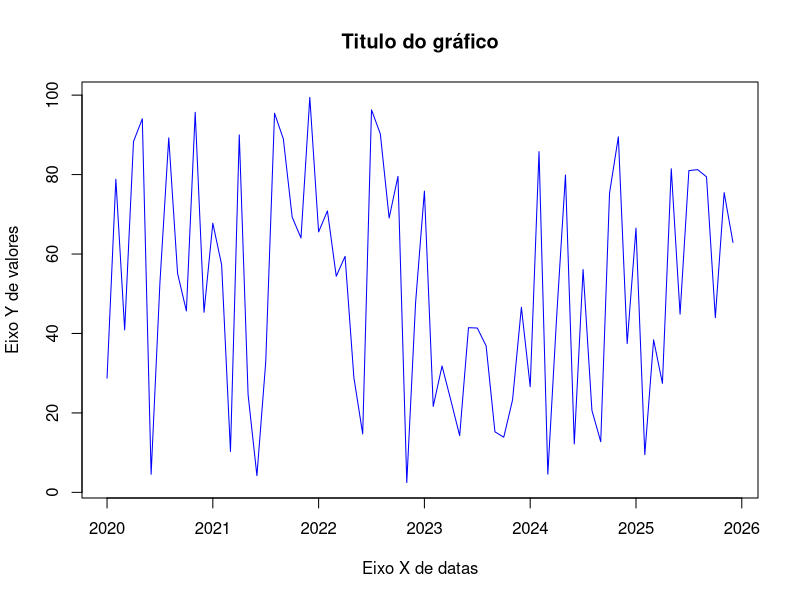
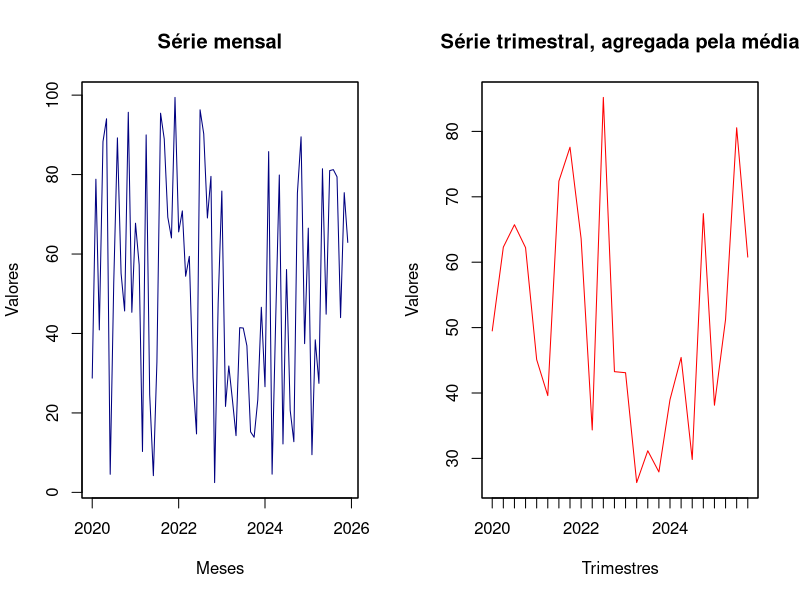
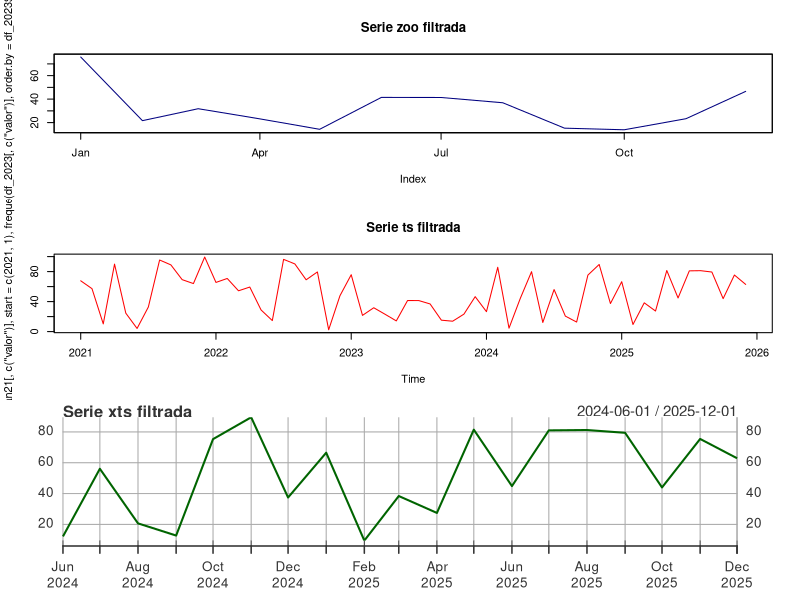
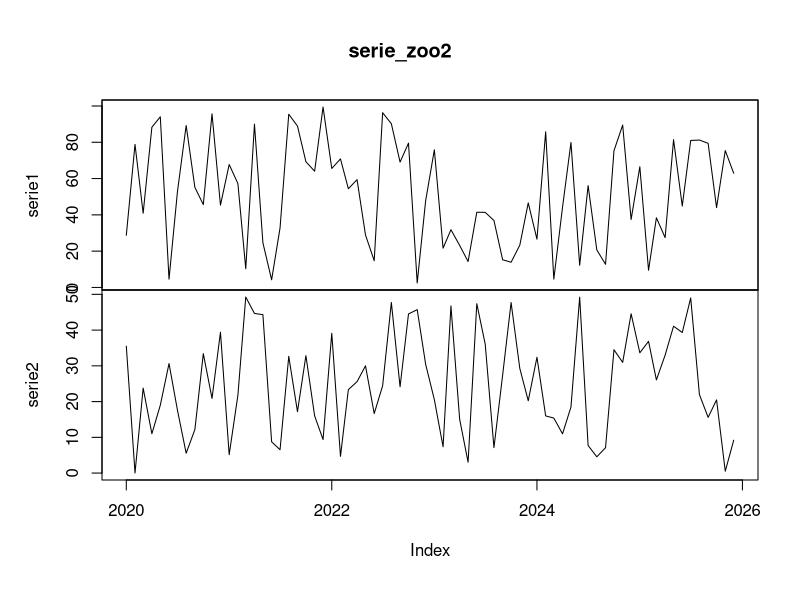
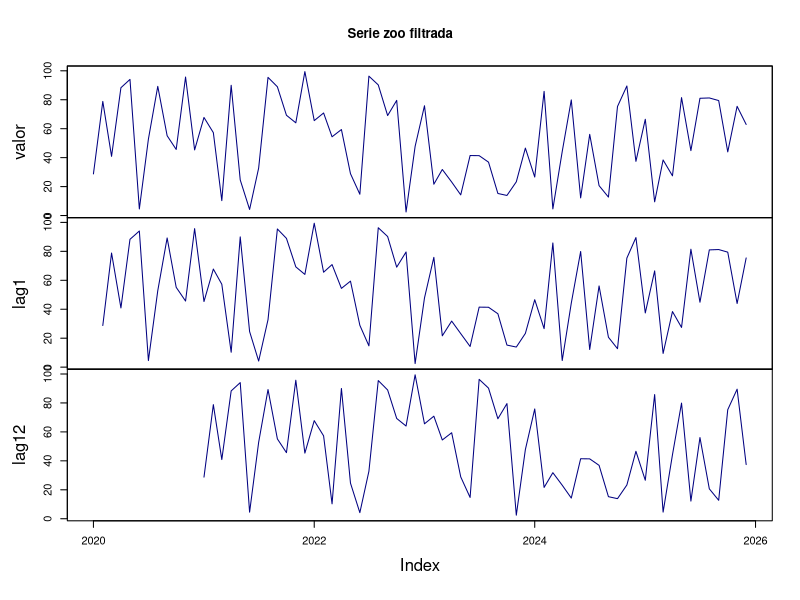
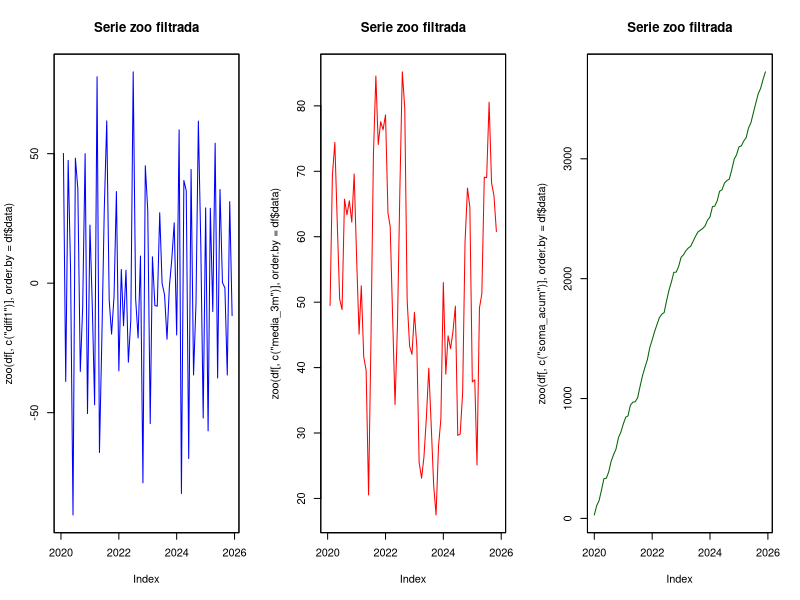
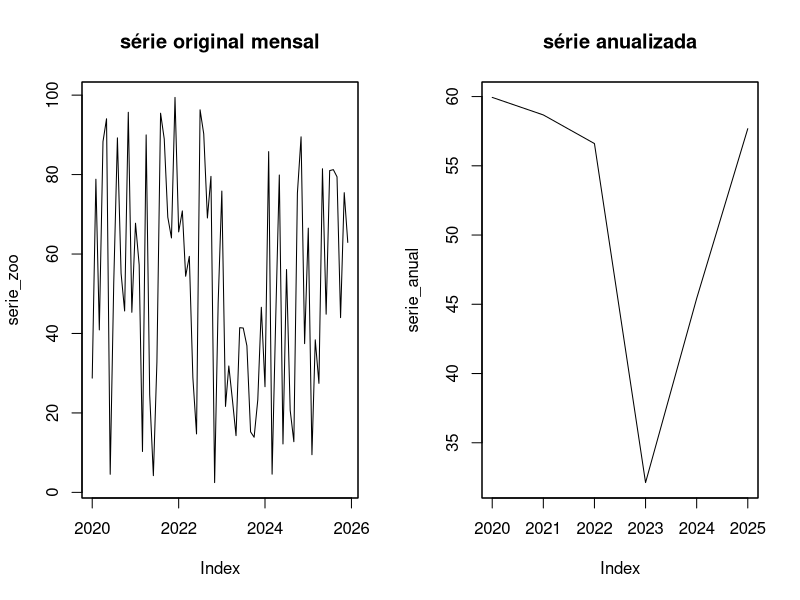

These charts were generated, in order, by the following R code:
## ---- chunk 1

set.seed(123)

# Sequência de datas: gerando 72 meses de dados
datas <- seq(as.Date("2020-01-01"), by="month", length.out=72)

# 72 valores gerados a partir de uma distribuição uniforme entre [0-100] (random uniform)
valores <- runif(72, min=0, max=100)

# Data frame
df <- data.frame(data=datas, valor=valores)

# Visualização do data frame
df

# Estatísticas de cada coluna do data frame
summary(df)

## ---- chunk 2

# um data frame não é uma ts, precisa criar essa classe especial de dados!

# Série temporal (classe ts); 
serie_ts <- ts(valores, start=c(2020,1), frequency=12)

# visualizar a série temporal
plot(serie_ts, main = "Titulo do gráfico", xlab = "Eixo X de datas", ylab = "Eixo Y de valores", col = "blue")

summary(serie_ts)
## ---- chunk 3

# Agregar para anual
aggregate(serie_ts, FUN=mean)

# Usando o pacote zoo/xts para mudar frequência
library(zoo)

# serie_zoo mensal
serie_zoo <- zoo(valores, datas)

# serie trimestralizada pela média dos meses
serie_trimestral <- aggregate(serie_zoo, as.yearqtr, mean)

# Visualize as duas séries
par(mfrow=c(1,2))

plot(serie_zoo, xlab="Meses", ylab="Valores", main = "Série mensal", col="navy", lwd=1)  

plot(serie_trimestral, xlab="Trimestres", ylab="Valores", main = "Série trimestral, agregada pela média", col="red", lwd=1)


## ---- chunk 4

# formato dataframe pode ser útil para filtragem de datas e visualização (usando ggplot2, por exemplo)
# para usar as funções específicas de séries de tempo, é possível converter df em ts, xts, zoo

library(xts)
library(zoo)

df_2023 <- subset(df, format(data, "%Y") == "2023")
df_jan21 <- subset(df, format(data, "%Y-%m") >= "2021-01")
df_periodo <- subset(df, data >= as.Date("2024-06-01") & data <= Sys.Date())

par(mfrow=c(3,1))

plot(zoo(df_2023[,c("valor")], order.by=df_2023$data), main="Serie zoo filtrada", col="navy")

plot( ts(df_jan21[, c("valor")], start = c(2021, 1), frequency = 12) , main="Serie ts filtrada", col="red")

plot(xts(df_periodo[,c("valor")], order.by=df_periodo$data), main="Serie xts filtrada", col="darkgreen")
## ---- chunk 5

# crie uma nova sequencia de tempo
serie2 <- runif(72, 0, 50)

# crie um dataframe com serie 1 e serie 2 e mesmo vetor de datas
df_mult <- data.frame(data=datas, serie1=valores, serie2=serie2)

# converta a sequencia do dataframe em uma serie temporal zoo
serie_zoo2 <- zoo(df_mult[,-1], df_mult$data)

# visualize ambas as séries
plot(serie_zoo2)

## ---- chunk 6

# use ppp::fff para acessar diretamente uma função fff específica de um pacote ppp

df$lag1 <- dplyr::lag(df$valor, 1)

df$lag12 <- dplyr::lag(df$valor, 12)

df$diff1 <- c(NA, diff(df$valor, lag=1))

# Médias móveis
df$media_3m <- zoo::rollmean(df$valor, k=3, fill=NA)

# Soma acumulada
df$soma_acum <- cumsum(df$valor)


# visualize multiplas séries de tempo convertendo diretamente do dataframe
plot(zoo(df[,c("valor", "lag1", "lag12")], order.by=df$data), main="Serie zoo filtrada", col="navy")

par(mfrow=c(1,3))

plot(zoo(df[,c("diff1")], order.by=df$data), main="Serie zoo filtrada", col="blue")
plot(zoo(df[,c("media_3m")], order.by=df$data), main="Serie zoo filtrada", col="red")
plot(zoo(df[,c("soma_acum")], order.by=df$data), main="Serie zoo filtrada", col="darkgreen")

## ---- chunk 7

library(zoo)

# Média anual
serie_anual <-aggregate(serie_zoo, by = format(index(serie_zoo), "%Y"), mean)

par(mfrow=c(1,2))
plot(serie_zoo, main="série original mensal")
plot(serie_anual, main="série anualizada")

# o operador pipe do R cria uma sequência de operações, na qual o resultado de uma função é passada como argumento para a próxima chamada do pipe
# mutate: cria uma nova coluna chamada ano, que pega o ano de cada data na base de dados
# group_by: agrupa os dados da série por ano
# summarise: para cada grupo (cada ano), calcula a média da coluna valor

# Agrupar por ano
library(dplyr)
df %>% mutate(ano=format(data, "%Y")) %>% group_by(ano) %>% summarise(media=mean(valor))

## ---- chunk 8

datas_str <- c("2021-01-01", "2021-01-02")
datas <- as.Date(datas_str)
df_str <- data.frame(data=datas, valor=c(10, 20))

## ---- chunk 9

n <- 100
datas <- seq(as.Date("2020-01-01"), by="month", length.out=n)
tendencia <- seq(10, 50, length.out=n)
sazonal <- 10 * sin(2 * pi * (1:n) / 12)
ruido <- rnorm(n, 0, 3)

serie_sintetica <- tendencia + sazonal + ruido

serie_ts <- ts(serie_sintetica, start=c(2020,1), frequency=12)
